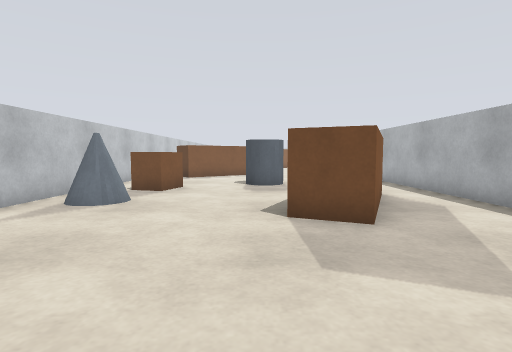
view 1 (above)

21 first-person views from a walk through a robot-simulator world made for Gazebo. The camera is 0.57 m above the floor, tilts 4° down and sees 80° across. The floor is counted in squares, 0.5 m on a side. Each view is taken from the middle of a square. On the plan, view 1 faces up. The plan holds only what a view shows up to about 13 squares ahead; the rest is blank.

view 2
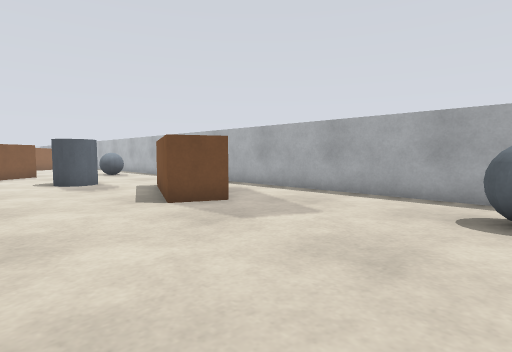

view 3
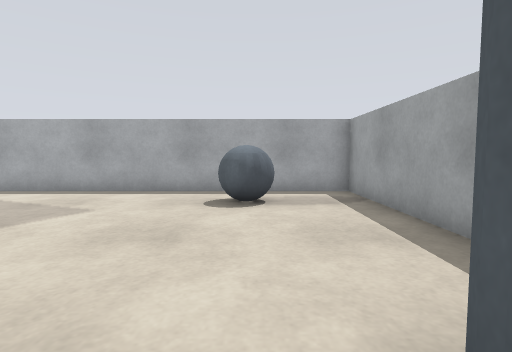

view 4
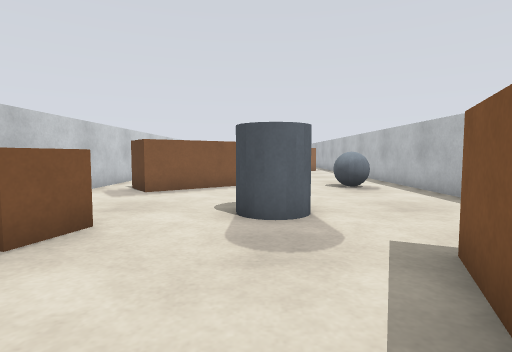

view 5
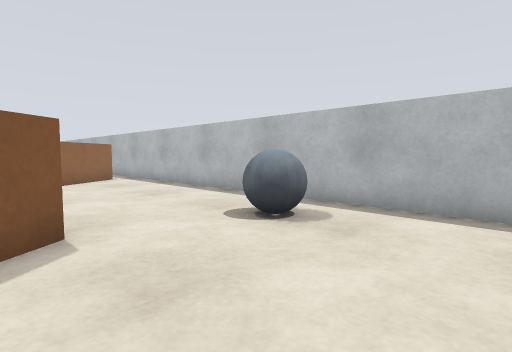

view 6
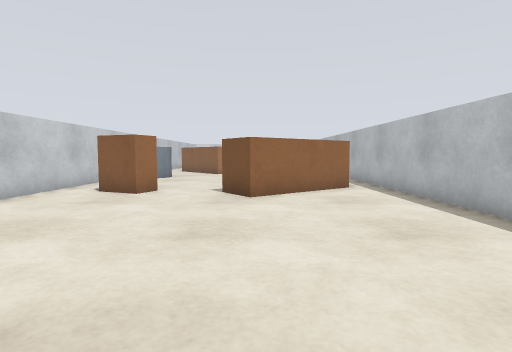

view 7
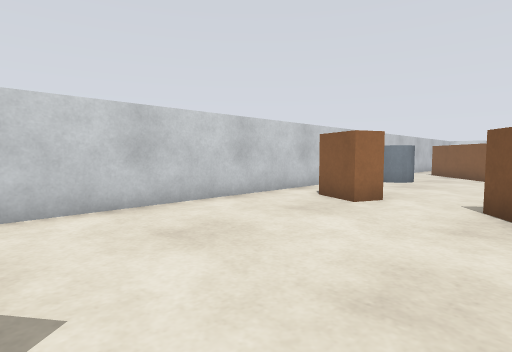

view 8
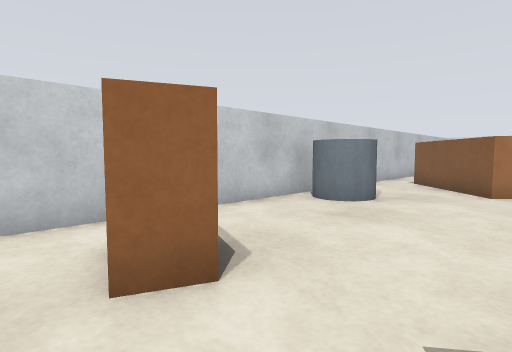

view 9
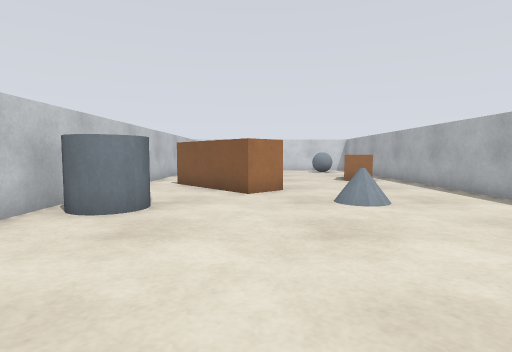

view 10
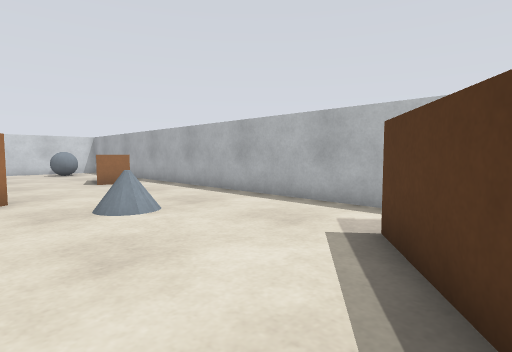

view 11
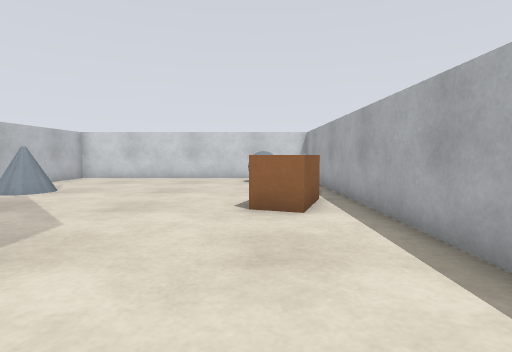

view 12
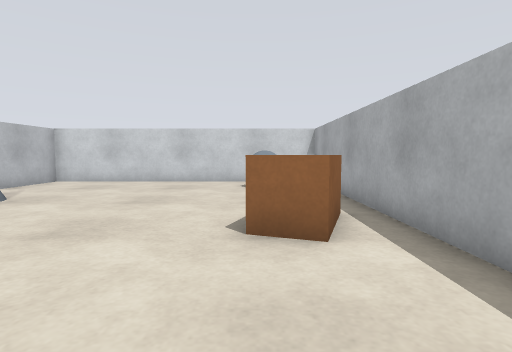

view 13
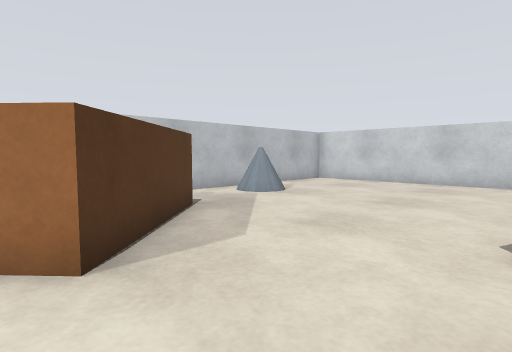

view 14
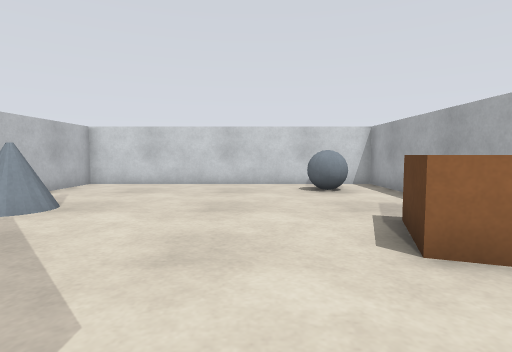

view 15
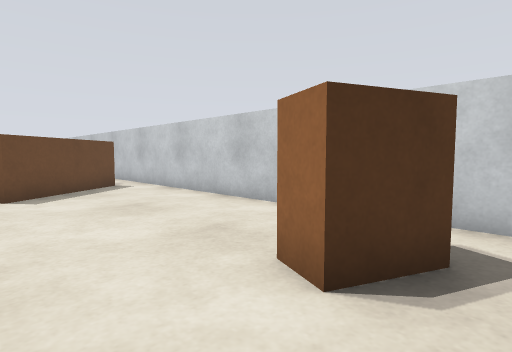

view 16
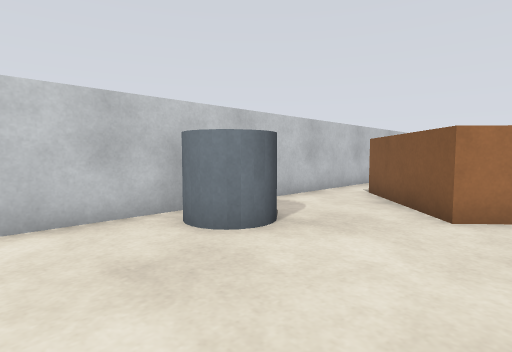

view 17
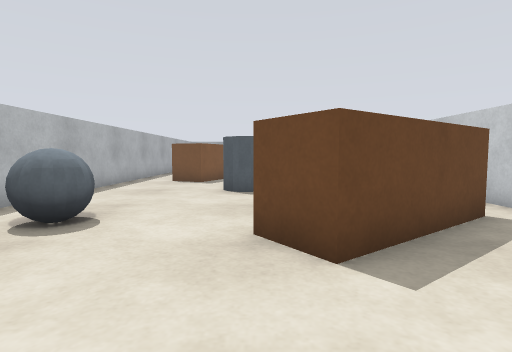

view 18
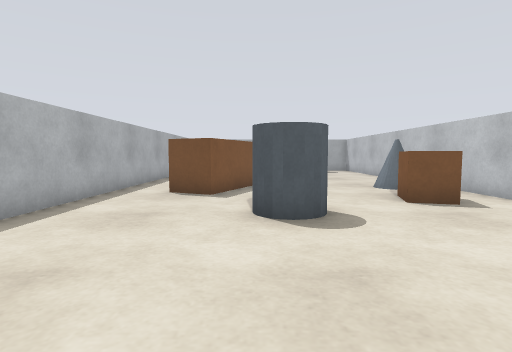

view 19
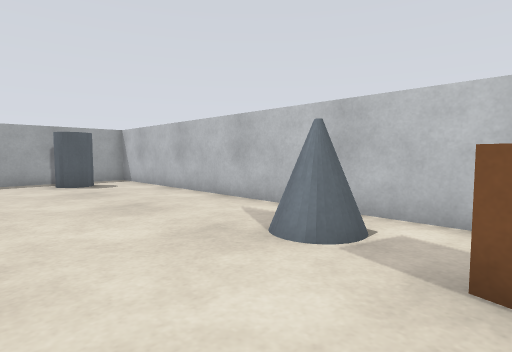

view 20
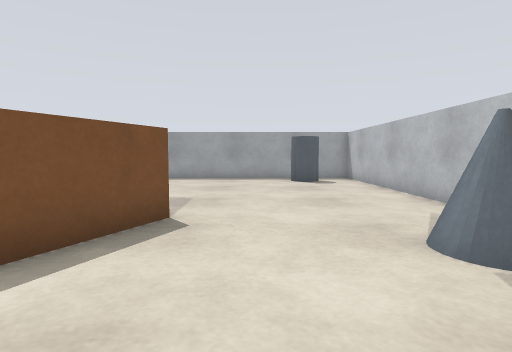

view 21
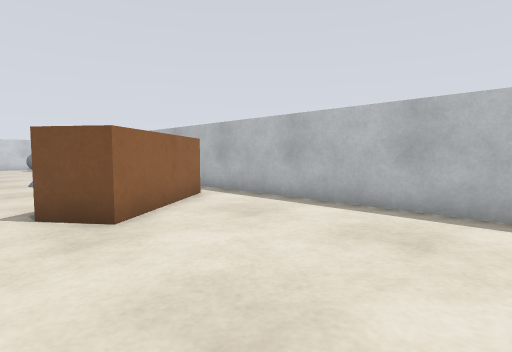

### Floor plan
Key: @ floor where view 1 was taken; # wall or solid block; . floor; = window, fence, low wall or low ledge; C grey cylinder; B brown box; G grey ball.
Columns run from 6 left of view 1 to 6 right of it. Each row starts with its distance up from view 1.
 48  ###########
 47  #.........#
 46  #.......GG#
 45  #.......GG#
 44  #.........#
 43  #=........ #
 42  ##=....... #
 41  #.......BBB#
 40  #.......BB #
 39  #.B.....BB #
 38  #BBB......#
 37  #.BBB.....#
 36  #..BBB....#
 35 # ..BB.....#
 34 # .....==..#
 33 #  C...==..#
 32 #CCC.......#
 31 # .........#
 30 # .........#
 29  #.......B.#
 28  #......BBB#
 27  #BBB..BBBB#
 26  #BBB.BBB..#
 25  #.....B...#
 24  #.........#
 23  #.........#
 22  #.........#
 21  #.........#
 20  #.........#
 19  #...B.....#
 18  #..BBB....#
 17  #BBBB...GG#
 16  #BBB....GG#
 15  #.B.......#
 14  #.........#
 13  #....CC...#
 12  #....CC...#
 11  #BB..CC...#
 10  #BB.......#
  9  #......BBB#
  8  ##=....BB.#
  7  ##=...BBB.#
  6  #.....BB..#
  5  #.....BB..#
  4  #.........#
  3  #.........#
  2  #.........#
  1  #.........#
  0  #....@..GG#
 -1  #.......GG#
 -2  #CC.......#
 -3  #CC.......#
 -4  ###########

Positions as (right, up) in squares from view 1, and headings:
1: (0, 0), facing up
2: (-3, -1), facing up-right
3: (-4, -1), facing right
4: (0, 6), facing up
5: (-1, 13), facing up-right
6: (1, 17), facing up
7: (1, 19), facing up-left
8: (0, 25), facing up-left
9: (-1, 26), facing up
10: (-1, 27), facing up-right
11: (3, 33), facing up
12: (3, 35), facing up
13: (3, 35), facing up-left
14: (1, 36), facing up
15: (0, 28), facing down-left
16: (0, 29), facing up-left
17: (0, 22), facing down
18: (1, 18), facing down
19: (0, 10), facing down-left
20: (-1, 11), facing down
21: (-1, 20), facing up-right
